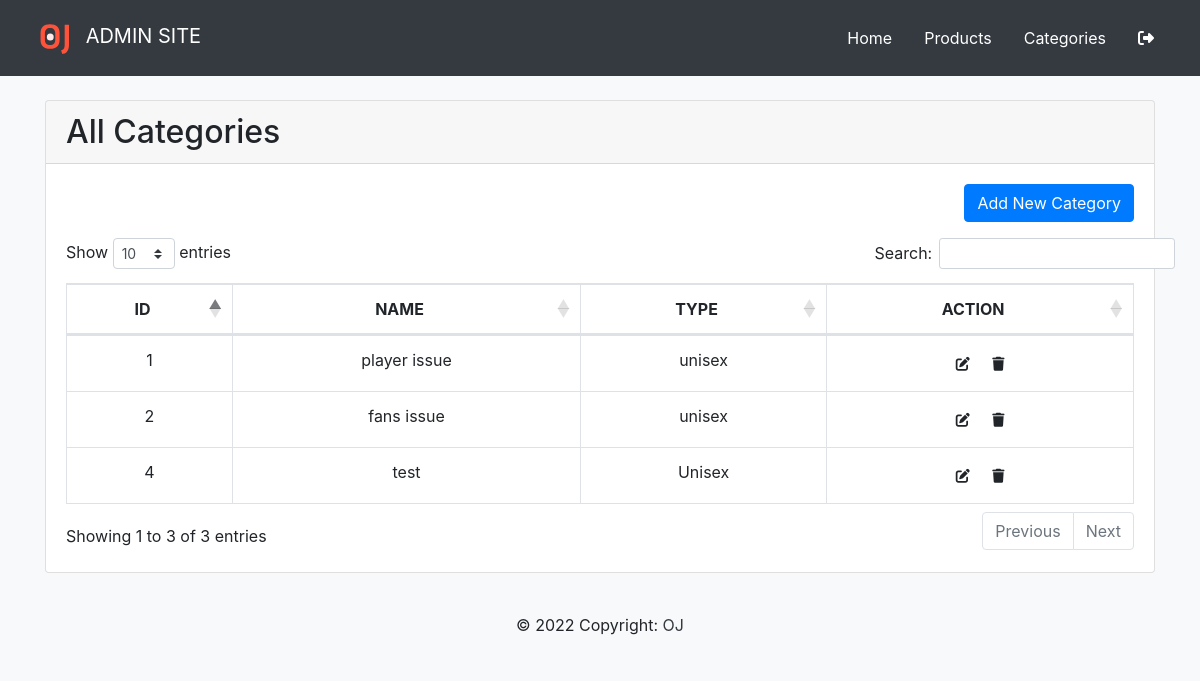
The page /admin/categories.php on the database as committed earlier.
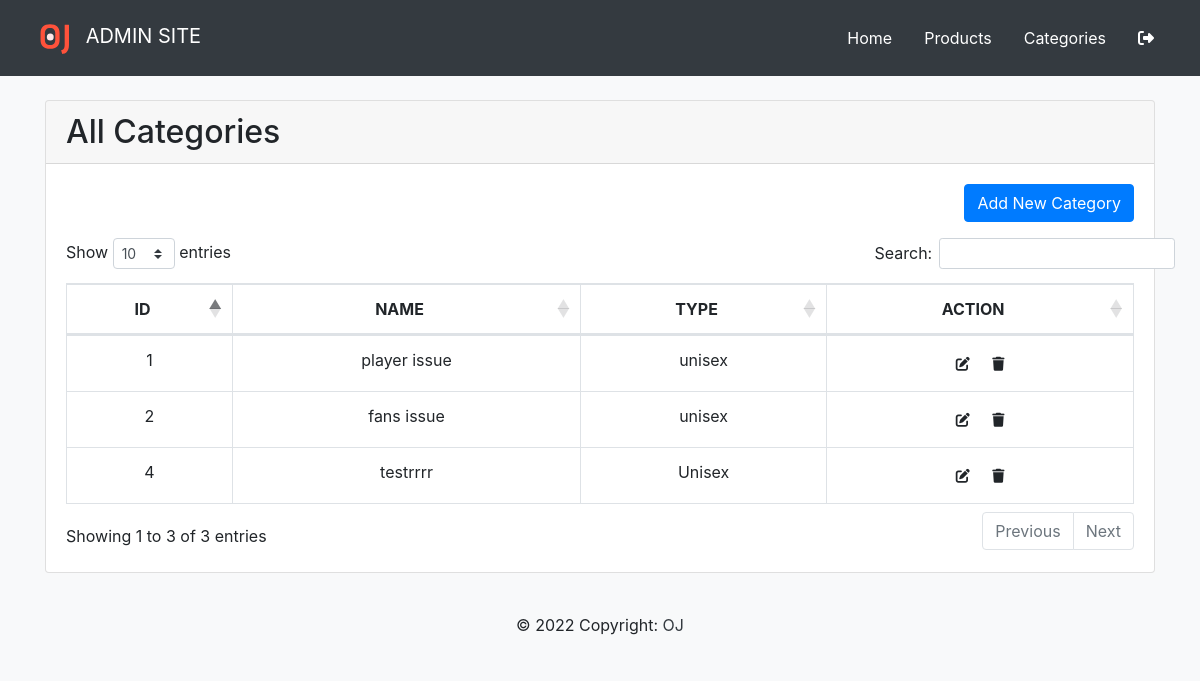
The same page on the database as committed later.
### tables this page shows
CREATE TABLE `category` (
  `category_id` int NOT NULL,
  `category_name` varchar(255) DEFAULT NULL,
  `category_type` varchar(255) DEFAULT NULL,
  `created_at` timestamp NULL DEFAULT NULL,
  `updated_at` timestamp NULL DEFAULT NULL
);

### admin/categories.php (the view, shortened to what this page needs)
<!doctype html>
<html lang="en">
  <head>
    <?php include('layouts/header.php') ?>
  </head>
  <body class="bg-light">
      <?php include('layouts/navbar.php'); ?>
    <div class="container mb-4">
      <div class="card">
        <h2 class="card-header">All Categories</h2>
        <div class="card-body">
          <div class="row align-item-start">
            <div class="col"></div>
            <div class="col"></div>
            <div class="col"><a class="btn btn-primary ml-3 float-right" href="category-add.php">Add New Category</a></div>
          </div>
              <table class="table table-bordered text-center" id="dataTable">
                <thead>
                  <tr>
                    <th scope="col" class="text-center">ID</th>
                    <th scope="col" class="text-center">NAME</th>
                    <th scope="col" class="text-center">TYPE</th>
                    <th scope="col" class="text-center">ACTION</th>
                  </tr>
                </thead>
                <tbody>
                <?php
                  include('connection.php');
                  $sql = mysqli_query($conn, "select * from category");
                  while($data=mysqli_fetch_array($sql))
                  {
                ?>
                  <tr>
                    <td><?php echo $data['category_id'];?></td>
                    <td><?php echo $data['category_name'];?></td>
                    <td><?php echo $data['category_type'];?></td>
                    <td>
                    <button type="button" class="btn btn-sm"><a href="category-update.php?updateId=<?php echo $data['category_id'] ?>"><i class="fa-solid fa-pen-to-square" style="color: #212529;"></i></a></button>
                    <button class="btn btn-sm"><a href="category-delete.php?deleteId=<?php echo $data['category_id'] ?>"><i class="fa-solid fa-trash" style="color: #212529;"></i></a></button>
                    </td>
                  </tr>
                  <?php
                  }
                  ?>
                </tbody>
              </table>
        </div>
      </div>
    </div>
    <?php include('layouts/footer.php'); ?>
  </body>
</html>

Rows that differ between the two databases and show on the page:
changed category "Unisex": category_name "test" → "testrrrr"
